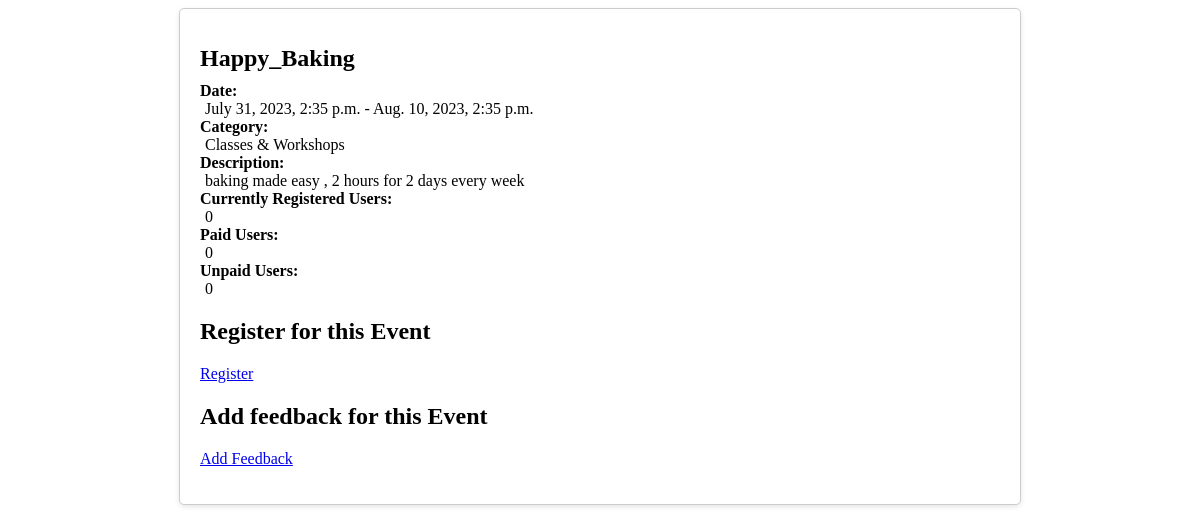
/event_detail/5/, run on the app's committed database.
### home/models.py (models this page shows, shortened)
class Event(models.Model):
    CATEGORY_CHOICES = (
        ('Concerts', 'Concerts'),
        ('Classes & Workshops', 'Classes & Workshops'),
        ('Corporate Events', 'Corporate Events'),
        ('Festivals & Fairs', 'Festivals & Fairs'),
    )
    title = models.CharField(max_length=200, null=True, blank=True)
    description = models.TextField(max_length=200, null=True)
    category = models.CharField(max_length=20, choices=CATEGORY_CHOICES,null=True)
    price= models.IntegerField( null=True)
    start_date = models.DateTimeField(null= True)
    end_date = models.DateTimeField(null=True)

### home/views.py (the view)
# urls.py: path('event_detail/<int:event_id>/', views.event_detail, name='event_detail'),
def event_detail(request, event_id):
    events= Event.objects.all()
    event = Event.objects.get(id=event_id)
    registered_users = EventRegistration.objects.filter(event=event)
    paid_users = registered_users.filter(is_paid=True)
    unpaid_users = registered_users.filter(is_paid=False)
    return render(request, 'home/event_detail.html', {'event': event, 'registered_users': registered_users, 'paid_users': paid_users, 'unpaid_users': unpaid_users, 'events':events})

### home/templates/home/event_detail.html (shortened to what this page needs)
{% load static %}
<!DOCTYPE html>
<html>
<head>
    <link rel="stylesheet" type="text/css" href="{% static 'css/event_detail.css' %}">
</head>
<body>
    <div class="event-detail-container">
        <h1 class="event-title">{{ event.title }}</h1>
        <div class="event-info">
            <p class="info-label">Date:</p>
            <p class="info-value">{{ event.start_date }} - {{ event.end_date }}</p>
            <p class="info-label">Category:</p>
            <p class="info-value">{{ event.category }}</p>
            <p class="info-label">Description:</p>
            <p class="info-value">{{ event.description }}</p>
            <p class="info-label">Currently Registered Users: </p>
            <p class="info-value">{{ registered_users.count }}</p>
            <p class="info-label">Paid Users: </p>
            <p class="info-value">{{ paid_users.count }}</p>
            <p class="info-label">Unpaid Users: </p>
            <p class="info-value">{{ unpaid_users.count }}</p>
        </div>
        <div class="registration-form">
            <h2>Register for this Event</h2>
            <p><a href="{% url 'event_registration' event.id %}">Register</a></p>
        </div>
        <div class="registration-form">
          <h2>Add feedback for this Event</h2>
          <p><a href="{% url 'event_feedback' event.id %}">Add Feedback</a></p>
      </div>
    </div>
</body>
</html>

### static/css/event_detail.css (style rules this page uses)
.event-detail-container { max-width: 800px; margin: 0 auto; padding: 20px; background-color: #ffffff; border: 1px solid #ccc; border-radius: 5px; box-shadow: 0 2px 5px rgba(0, 0, 0, 0.1); }
.event-title { font-size: 24px; margin-bottom: 10px; }
.event-info { margin-bottom: 20px; }
.event-info p { margin: 0; }
.event-info .info-label { font-weight: bold; }
.event-info .info-value { margin-left: 5px; }
.registration-form { margin-top: 20px; }

### data on the page
Event: title "Happy_Baking", start_date "July 31, 2023, 2:35 p.m.", end_date "Aug. 10, 2023, 2:35 p.m.", category "Classes & Workshops", description "baking made easy , 2 hours for 2 days every week"

### other printed values
{{ registered_users.count }} "0"
{{ paid_users.count }} "0"
{{ unpaid_users.count }} "0"
